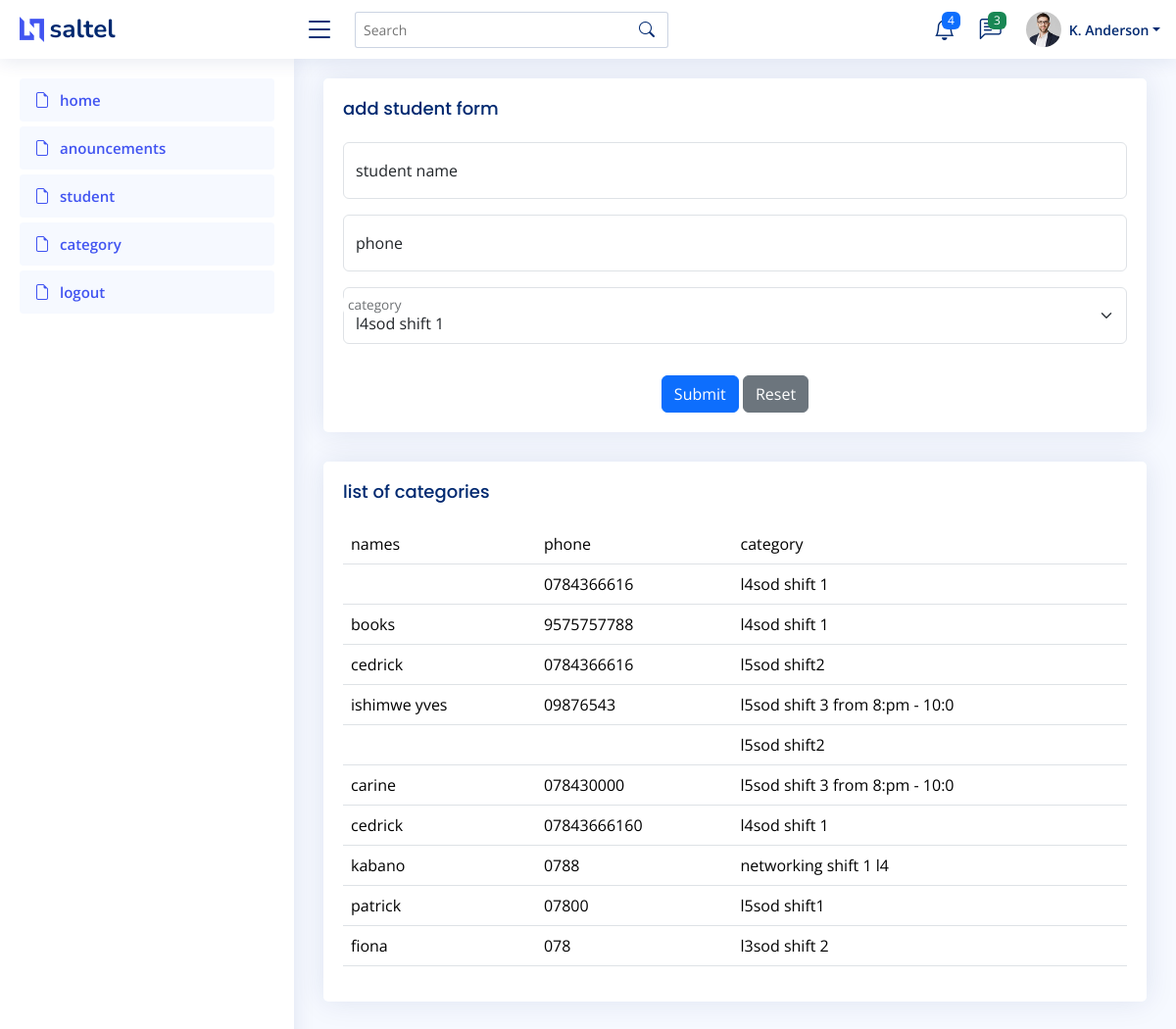
Screenshot of /Dashboard/student.php with the database file from the repository.
### tables this page shows
CREATE TABLE `student` (
  `id` int(11) NOT NULL,
  `names` varchar(30) NOT NULL,
  `phone` varchar(30) NOT NULL,
  `password` varchar(30) NOT NULL,
  `cid` int(11) NOT NULL
);

CREATE TABLE `category` (
  `id` int(11) NOT NULL,
  `title` varchar(30) NOT NULL
);

### Dashboard/student.php (the view, shortened to what this page needs)
<!DOCTYPE html>
<html lang="en">
<head>
  <link href="assets/vendor/bootstrap/css/bootstrap.min.css" rel="stylesheet">
  <link href="assets/vendor/bootstrap-icons/bootstrap-icons.css" rel="stylesheet">
  <link href="assets/vendor/boxicons/css/boxicons.min.css" rel="stylesheet">
  <link href="assets/vendor/quill/quill.snow.css" rel="stylesheet">
  <link href="assets/vendor/quill/quill.bubble.css" rel="stylesheet">
  <link href="assets/vendor/remixicon/remixicon.css" rel="stylesheet">
  <link href="assets/vendor/simple-datatables/style.css" rel="stylesheet">
  <link href="assets/css/style.css" rel="stylesheet">
</head>
<body>
  <?php
  include ("header.php");
  include ("asidemenu.php");
  ?>
  <main id="main" class="main">
    <section class="section">
      <div class="row">
        <div class="col-lg-12">
          <div class="card">
            <div class="card-body">
              <h5 class="card-title">add student form</h5>
              <form class="row g-3" method='post' action="student.php">
                <div class="col-md-12">
                  <div class="form-floating">
                    <input type="text" class="form-control" id="floatingName" placeholder="student name" name='name'>
                    <label for="floatingName">student name</label>
                  </div>
                </div>
                <div class="col-md-12">
                  <div class="form-floating">
                    <input type="text" class="form-control" id="floatingName" placeholder="student phone" name='phone'>
                    <label for="floatingName">phone</label>
                  </div>
                </div>
                <div class="form-floating mb-3">
                  <select class="form-select" id="floatingSelect" name='cid' aria-label="State">
                    <?php
                    include ("connection.php");
                    $result = mysqli_query($connection, "select * from category");
                    while ($row = mysqli_fetch_array($result)) {
                      ?>
                      <option value="<?php echo $row['id']; ?>"><?php echo $row['title']; ?></option>
                      <?php
                    }
                    ?>
                  </select>
                  <label for="floatingSelect">category</label>
                </div>
                <div class="text-center">
                  <button type="submit" class="btn btn-primary" name='submit'>Submit</button>
                  <button type="reset" class="btn btn-secondary">Reset</button>
                </div>
              </form>
            </div>
          </div>
        </div>
        <div class="col-lg-12">
          <div class="card">
            <div class="card-body">
              <h5 class="card-title">list of categories</h5>
              <table class='table'>
                <tr>
                  <td>names</td><td>phone</td><td>category</td>
                </tr>
                <?php
                include ("connection.php");
                $result = mysqli_query($connection, "select names,phone,title from student,category where student.cid=category.id");
                while ($row = mysqli_fetch_array($result)) {
                  ?>
                  <tr>
                    <td><?php echo $row['names']; ?></td>
                    <td><?php echo $row['phone']; ?></td>
                    <td><?php echo $row['title']; ?></td>
                  </tr>
                  <?php
                }
                ?>
              </table>
            </div>
          </div>
        </div>
      </div>
    </section>
  </main>
</body>
</html>

### Dashboard/assets/css/style.css (style rules this page uses)
:root { scroll-behavior: smooth; }
body { font-family: "Open Sans", sans-serif; background: #f6f9ff; color: #444444; }
h1, h2, h3, h4, h5, h6 { font-family: "Nunito", sans-serif; }
#main { margin-top: 60px; padding: 20px 30px; transition: all 0.3s; }
.card { margin-bottom: 30px; border: none; border-radius: 5px; box-shadow: 0px 0 30px rgba(1, 41, 112, 0.1); }
.card-title { padding: 20px 0 15px 0; font-size: 18px; font-weight: 500; color: #012970; font-family: "Poppins", sans-serif; }
.card-body { padding: 0 20px 20px 20px; }
@media (min-width: 1200px) { #main, #footer { margin-left: 300px; } }

### rows the page displays
student: phone "0784366616", category.title "l4sod shift 1"
student: names "books", phone "9575757788", category.title "l4sod shift 1"
student: names "cedrick", phone "0784366616", category.title "l5sod shift2"
student: names "ishimwe yves", phone "09876543", category.title "l5sod shift 3 from 8:pm - 10:0"
student: category.title "l5sod shift2"
student: names "carine", phone "078430000", category.title "l5sod shift 3 from 8:pm - 10:0"
student: names "cedrick", phone "07843666160", category.title "l4sod shift 1"
student: names "kabano", phone "0788", category.title "networking shift 1 l4"
student: names "patrick", phone "07800", category.title "l5sod shift1"
student: names "fiona", phone "078", category.title "l3sod shift 2"

### other values shown
form field cid "l4sod shift 1"
